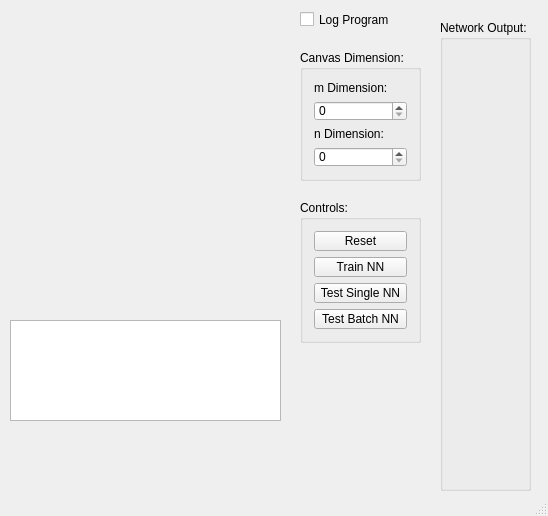
<?xml version="1.0" encoding="UTF-8"?>
<ui version="4.0">
 <class>MainWindow</class>
 <widget class="QMainWindow" name="MainWindow">
  <property name="geometry">
   <rect>
    <x>0</x>
    <y>0</y>
    <width>548</width>
    <height>516</height>
   </rect>
  </property>
  <property name="windowTitle">
   <string>MainWindow</string>
  </property>
  <widget class="QWidget" name="centralWidget">
   <widget class="QLabel" name="canvas_label">
    <property name="geometry">
     <rect>
      <x>0</x>
      <y>0</y>
      <width>281</width>
      <height>301</height>
     </rect>
    </property>
    <property name="text">
     <string/>
    </property>
   </widget>
   <widget class="QTextEdit" name="status_text">
    <property name="enabled">
     <bool>true</bool>
    </property>
    <property name="geometry">
     <rect>
      <x>10</x>
      <y>320</y>
      <width>271</width>
      <height>101</height>
     </rect>
    </property>
   </widget>
   <widget class="QGroupBox" name="groupBox">
    <property name="geometry">
     <rect>
      <x>300</x>
      <y>50</y>
      <width>121</width>
      <height>131</height>
     </rect>
    </property>
    <property name="title">
     <string>Canvas Dimension:</string>
    </property>
    <layout class="QVBoxLayout" name="verticalLayout">
     <item>
      <widget class="QLabel" name="label">
       <property name="text">
        <string>m Dimension:</string>
       </property>
      </widget>
     </item>
     <item>
      <widget class="QSpinBox" name="height"/>
     </item>
     <item>
      <widget class="QLabel" name="label_2">
       <property name="text">
        <string>n Dimension:</string>
       </property>
      </widget>
     </item>
     <item>
      <widget class="QSpinBox" name="width"/>
     </item>
    </layout>
   </widget>
   <widget class="QCheckBox" name="log_matrix_checkbox">
    <property name="geometry">
     <rect>
      <x>300</x>
      <y>10</y>
      <width>131</width>
      <height>19</height>
     </rect>
    </property>
    <property name="text">
     <string>Log Program</string>
    </property>
   </widget>
   <widget class="QGroupBox" name="groupBox_2">
    <property name="geometry">
     <rect>
      <x>440</x>
      <y>20</y>
      <width>91</width>
      <height>471</height>
     </rect>
    </property>
    <property name="title">
     <string>Network Output:</string>
    </property>
    <widget class="QLabel" name="output_canvas_label">
     <property name="geometry">
      <rect>
       <x>0</x>
       <y>20</y>
       <width>81</width>
       <height>431</height>
      </rect>
     </property>
     <property name="text">
      <string/>
     </property>
    </widget>
   </widget>
   <widget class="QGroupBox" name="groupBox_3">
    <property name="geometry">
     <rect>
      <x>300</x>
      <y>200</y>
      <width>121</width>
      <height>143</height>
     </rect>
    </property>
    <property name="title">
     <string>Controls:</string>
    </property>
    <layout class="QVBoxLayout" name="verticalLayout_2">
     <item>
      <widget class="QPushButton" name="reset_button">
       <property name="text">
        <string>Reset</string>
       </property>
      </widget>
     </item>
     <item>
      <widget class="QPushButton" name="train_button">
       <property name="text">
        <string>Train NN</string>
       </property>
      </widget>
     </item>
     <item>
      <widget class="QPushButton" name="test_single_button">
       <property name="text">
        <string>Test Single NN</string>
       </property>
      </widget>
     </item>
     <item>
      <widget class="QPushButton" name="test_batch_button">
       <property name="text">
        <string>Test Batch NN</string>
       </property>
      </widget>
     </item>
    </layout>
   </widget>
   <widget class="QLabel" name="output_label">
    <property name="geometry">
     <rect>
      <x>300</x>
      <y>360</y>
      <width>121</width>
      <height>121</height>
     </rect>
    </property>
    <property name="text">
     <string/>
    </property>
   </widget>
  </widget>
  <widget class="QStatusBar" name="statusBar"/>
 </widget>
 <layoutdefault spacing="6" margin="11"/>
 <resources/>
 <connections/>
</ui>
